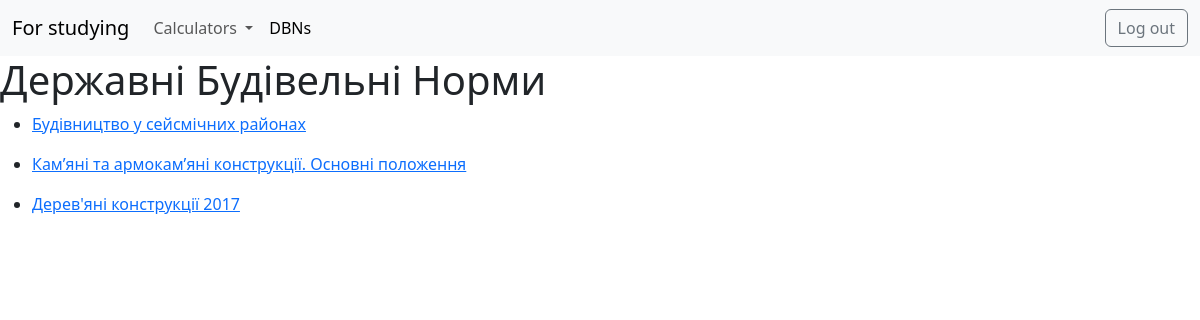
Before: /dbn/ with the older database file.
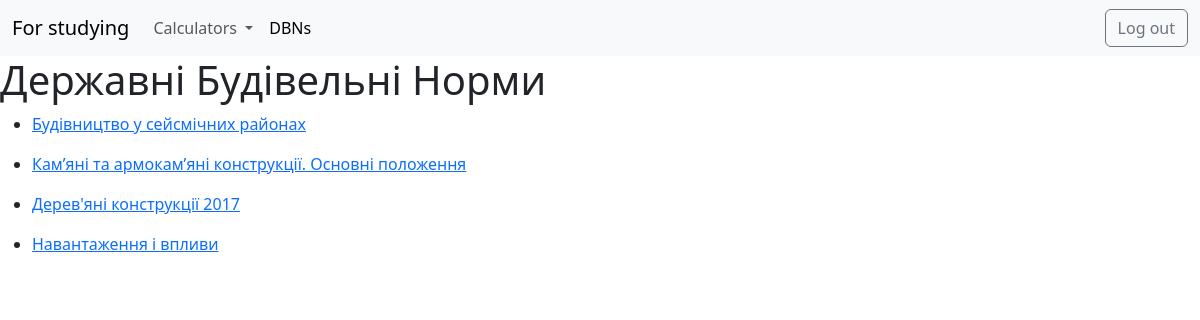
After: the same page with the newer database file.
### dbn/models.py (models this page shows)
class Dbns(models.Model):
    document_name = models.CharField(max_length=200)
    document_file = models.FileField(upload_to='dbns/')
    def __str__(self):
        return self.document_name

### dbn/views.py (the view)
# urls.py: path('', views.DbnsView.as_view(), name='dbn'),
class DbnsView(generic.ListView):
    model = Dbns
    template_name = 'dbn/index.html'
    context_object_name = 'pdf_files'

### dbn/templates/dbn/index.html (shortened to what this page needs)
{% extends 'main_page/nav.html' %}
{% block content %}
    <h1>Державні Будівельні Норми</h1>
    {% for f in pdf_files %}
        <ul>
            <li><a href="{% url 'dbn:detail' f.pk %}">{{ f }}</a><br></li>
        </ul>
    {% endfor %}
{% endblock %}

### main_page/templates/main_page/nav.html (shortened to what this page needs)
<!DOCTYPE html>
<html lang="en">
<head>
    <link href="https://cdn.jsdelivr.net/npm/bootstrap@5.3.3/dist/css/bootstrap.min.css" rel="stylesheet"
>
</head>
<body>
<nav class="navbar navbar-expand-lg bg-body-tertiary">
    <div class="container-fluid">
        <a class="navbar-brand" href="{% url 'main_page:main_page' %}">For studying</a>
        <div class="collapse navbar-collapse justify-content-between" id="navbarNavDropdown">
            <ul class="navbar-nav">
                <li class="nav-item dropdown">
                    <a class="nav-link dropdown-toggle" href="#" role="button" data-bs-toggle="dropdown"
                       aria-expanded="false">
                        Calculators
                    </a>
                </li>
                <li class="nav-item">
                    <a class="nav-link active" aria-current="page" href="{% url 'dbn:dbn' %}">DBNs</a>
                </li>
            </ul>
            <form action="{% url 'logout' %}" method="post">
                <button type="submit" class="btn btn-outline-secondary">Log out</button>
            </form>
        </div>
    </div>
</nav>
{% block content %}
{% endblock %}
</body>
</html>

Changed rows visible on the page:
added Dbns: document_name "Навантаження і впливи"
